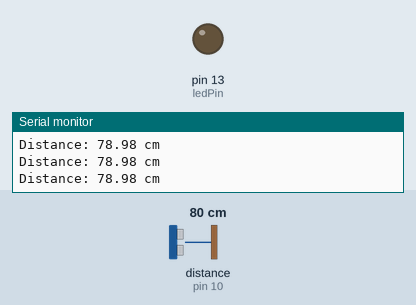
Recording of a sketch running on a simulated Arduino Uno, built with avr-gcc and run on an emulated ATmega328P. Shown: output pins drawn as LEDs (lit = HIGH), the last lines printed to the serial monitor. Wiring (inferred from the names in the program): ultrasonic range finder: trigger pin 9; echo pin 10. Inputs (shaded band) come from the test bench; at power-on: distance to the obstacle (sensor on pin 10) 80 cm. The echo pulse lasts 58.3 µs per cm; pins used as bus, display or sensor lines are not drawn.

Above: at 1.2 s.
1.3 s: distance to the obstacle (sensor on pin 10) set to 7 cm
2.8 s: distance to the obstacle (sensor on pin 10) set to 4 cm
At 3.4 s:
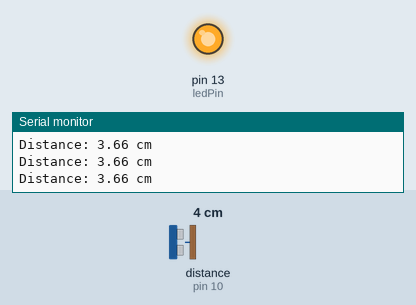
4.3 s: distance to the obstacle (sensor on pin 10) set to 9 cm
At 5.1 s:
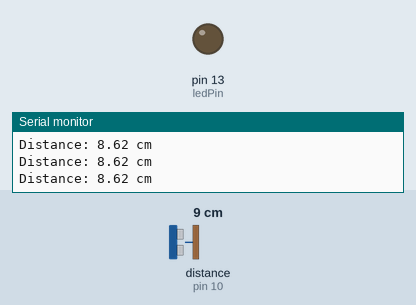
5.8 s: distance to the obstacle (sensor on pin 10) set to 2 cm
At 7.1 s:
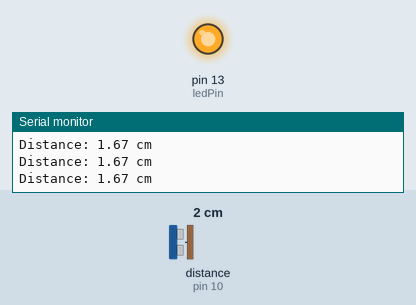
Timing chart, 0 to 8.3 s (numbered marks = the images above; inputs shaded):
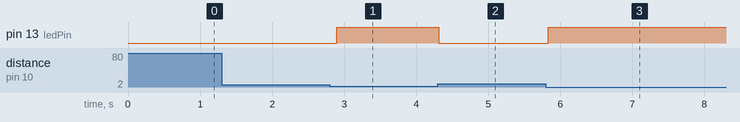

Measured:
- the behaviour switches between 6 and 5 cm on distance to the obstacle (sensor on pin 10) (found by bisection; images 0 and 1)
- after the input at 2.8 s, pin 13 (ledPin): LOW → HIGH after 0.10 s
- after the input at 4.3 s, pin 13 (ledPin): HIGH → LOW at once
- after the input at 5.8 s, pin 13 (ledPin): LOW → HIGH at once

The sketch:

Ultrasonic.ino
```cpp
const int trigPin = 9;
const int echoPin = 10;
const int ledPin = 13;
const int redPin = 12;
const int yellowPin = 11;
const int greenPin = 8;

long duration;
float distance;

void setup() {
  // put your setup code here, to run once:
  pinMode(trigPin, OUTPUT);
  pinMode(echoPin, INPUT);
  pinMode(ledPin, OUTPUT);
  Serial.begin(9600);
}

void loop() {
  // put your main code here, to run repeatedly:
  digitalWrite(trigPin, LOW);
  delayMicroseconds(2);
  digitalWrite(trigPin, HIGH);
  delayMicroseconds(10);
  digitalWrite(trigPin, LOW);
  duration = pulseIn(echoPin, HIGH);
  distance = duration * 0.034 / 2;
  Serial.print("Distance: ");
  Serial.print(distance);
  Serial.println(" cm");
  if (distance <= 5) {
    digitalWrite(ledPin, HIGH);
    digitalWrite(redPin, LOW);
    }  else if (distance <= 15) {
    digitalWrite(redPin, HIGH);
    digitalWrite(ledPin, LOW);
  }
  delay(100);
}
```
